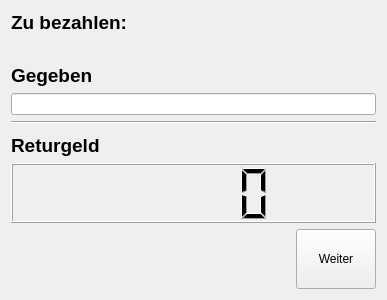
<?xml version="1.0" encoding="UTF-8"?>
<ui version="4.0">
 <class>GivenDialog</class>
 <widget class="QWidget" name="GivenDialog">
  <property name="geometry">
   <rect>
    <x>0</x>
    <y>0</y>
    <width>387</width>
    <height>300</height>
   </rect>
  </property>
  <property name="windowTitle">
   <string>Form</string>
  </property>
  <layout class="QHBoxLayout" name="horizontalLayout_2">
   <item>
    <layout class="QVBoxLayout" name="verticalLayout">
     <item>
      <widget class="QLabel" name="toPayLabel">
       <property name="font">
        <font>
         <family>Arial</family>
         <pointsize>14</pointsize>
         <weight>75</weight>
         <bold>true</bold>
        </font>
       </property>
       <property name="text">
        <string>Zu bezahlen: </string>
       </property>
      </widget>
     </item>
     <item>
      <spacer name="verticalSpacer_2">
       <property name="orientation">
        <enum>Qt::Vertical</enum>
       </property>
       <property name="sizeHint" stdset="0">
        <size>
         <width>20</width>
         <height>40</height>
        </size>
       </property>
      </spacer>
     </item>
     <item>
      <widget class="QLabel" name="label_2">
       <property name="font">
        <font>
         <family>Arial</family>
         <pointsize>14</pointsize>
         <weight>75</weight>
         <bold>true</bold>
        </font>
       </property>
       <property name="text">
        <string>Gegeben</string>
       </property>
      </widget>
     </item>
     <item>
      <widget class="QLineEdit" name="givenEdit"/>
     </item>
     <item>
      <widget class="Line" name="line">
       <property name="orientation">
        <enum>Qt::Horizontal</enum>
       </property>
      </widget>
     </item>
     <item>
      <spacer name="verticalSpacer">
       <property name="orientation">
        <enum>Qt::Vertical</enum>
       </property>
       <property name="sizeHint" stdset="0">
        <size>
         <width>363</width>
         <height>19</height>
        </size>
       </property>
      </spacer>
     </item>
     <item>
      <widget class="QLabel" name="label">
       <property name="font">
        <font>
         <family>Arial</family>
         <pointsize>14</pointsize>
         <weight>75</weight>
         <bold>true</bold>
        </font>
       </property>
       <property name="text">
        <string>Returgeld</string>
       </property>
      </widget>
     </item>
     <item>
      <widget class="QLCDNumber" name="lcdNumber">
       <property name="minimumSize">
        <size>
         <width>0</width>
         <height>60</height>
        </size>
       </property>
      </widget>
     </item>
     <item>
      <layout class="QHBoxLayout" name="horizontalLayout">
       <item>
        <spacer name="horizontalSpacer">
         <property name="orientation">
          <enum>Qt::Horizontal</enum>
         </property>
         <property name="sizeHint" stdset="0">
          <size>
           <width>40</width>
           <height>20</height>
          </size>
         </property>
        </spacer>
       </item>
       <item>
        <widget class="QPushButton" name="pushButton">
         <property name="minimumSize">
          <size>
           <width>0</width>
           <height>60</height>
          </size>
         </property>
         <property name="text">
          <string>Weiter</string>
         </property>
        </widget>
       </item>
      </layout>
     </item>
    </layout>
   </item>
  </layout>
 </widget>
 <resources/>
 <connections/>
</ui>
